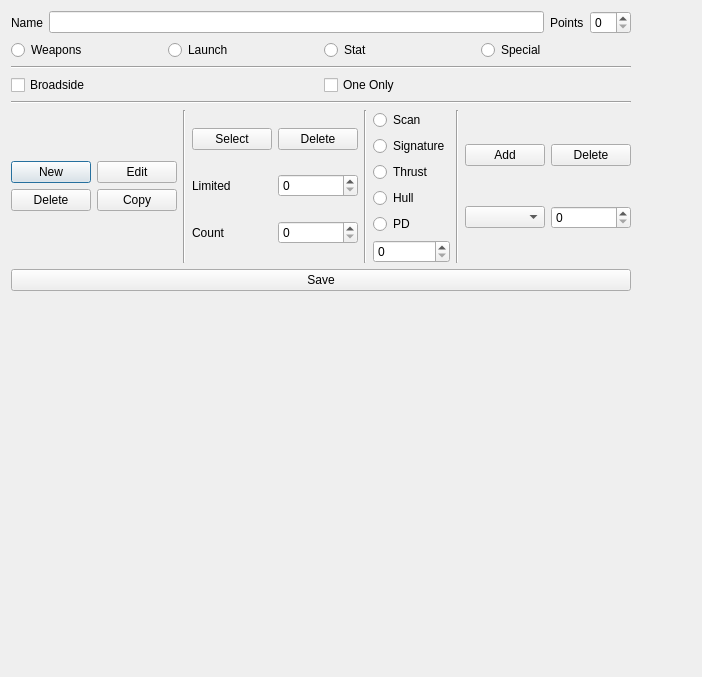
<?xml version="1.0" encoding="UTF-8"?>
<ui version="4.0">
 <class>Scrapyard</class>
 <widget class="QDialog" name="Scrapyard">
  <property name="geometry">
   <rect>
    <x>0</x>
    <y>0</y>
    <width>702</width>
    <height>677</height>
   </rect>
  </property>
  <property name="windowTitle">
   <string>Dialog</string>
  </property>
  <layout class="QFormLayout" name="formLayout">
   <item row="0" column="0">
    <layout class="QGridLayout" name="gridLayout">
     <item row="0" column="0">
      <layout class="QHBoxLayout" name="horizontalLayout_4">
       <item>
        <widget class="QLabel" name="label">
         <property name="text">
          <string>Name</string>
         </property>
        </widget>
       </item>
       <item>
        <widget class="QLineEdit" name="nameEdit"/>
       </item>
       <item>
        <widget class="QLabel" name="label_2">
         <property name="text">
          <string>Points</string>
         </property>
        </widget>
       </item>
       <item>
        <widget class="QSpinBox" name="pointSpin"/>
       </item>
      </layout>
     </item>
     <item row="1" column="0">
      <layout class="QHBoxLayout" name="horizontalLayout_2">
       <item>
        <widget class="QRadioButton" name="typeWeaponRadio">
         <property name="text">
          <string>Weapons</string>
         </property>
         <attribute name="buttonGroup">
          <string notr="true">optTypeRadioGroup</string>
         </attribute>
        </widget>
       </item>
       <item>
        <widget class="QRadioButton" name="typeLaunchRadio">
         <property name="text">
          <string>Launch</string>
         </property>
         <attribute name="buttonGroup">
          <string notr="true">optTypeRadioGroup</string>
         </attribute>
        </widget>
       </item>
       <item>
        <widget class="QRadioButton" name="typeStatRadio">
         <property name="text">
          <string>Stat</string>
         </property>
         <attribute name="buttonGroup">
          <string notr="true">optTypeRadioGroup</string>
         </attribute>
        </widget>
       </item>
       <item>
        <widget class="QRadioButton" name="typeSpecialRadio">
         <property name="text">
          <string>Special</string>
         </property>
         <attribute name="buttonGroup">
          <string notr="true">optTypeRadioGroup</string>
         </attribute>
        </widget>
       </item>
      </layout>
     </item>
     <item row="2" column="0">
      <widget class="Line" name="line_2">
       <property name="orientation">
        <enum>Qt::Horizontal</enum>
       </property>
      </widget>
     </item>
     <item row="3" column="0">
      <layout class="QHBoxLayout" name="horizontalLayout_3">
       <item>
        <widget class="QCheckBox" name="broadsideCheck">
         <property name="text">
          <string>Broadside</string>
         </property>
        </widget>
       </item>
       <item>
        <widget class="QCheckBox" name="singleCheck">
         <property name="text">
          <string>One Only</string>
         </property>
        </widget>
       </item>
      </layout>
     </item>
     <item row="4" column="0">
      <widget class="Line" name="line">
       <property name="orientation">
        <enum>Qt::Horizontal</enum>
       </property>
      </widget>
     </item>
     <item row="5" column="0">
      <layout class="QHBoxLayout" name="horizontalLayout">
       <item>
        <layout class="QVBoxLayout" name="weaponBox">
         <item>
          <layout class="QHBoxLayout" name="weaponButtons">
           <item>
            <layout class="QHBoxLayout" name="horizontalLayout_6">
             <item>
              <layout class="QVBoxLayout" name="verticalLayout_2">
               <item>
                <widget class="QPushButton" name="newWeaponButton">
                 <property name="text">
                  <string>New</string>
                 </property>
                </widget>
               </item>
               <item>
                <widget class="QPushButton" name="deleteWeaponButton">
                 <property name="text">
                  <string>Delete</string>
                 </property>
                </widget>
               </item>
              </layout>
             </item>
             <item>
              <layout class="QVBoxLayout" name="verticalLayout_3">
               <item>
                <widget class="QPushButton" name="editWeaponbutton">
                 <property name="text">
                  <string>Edit</string>
                 </property>
                </widget>
               </item>
               <item>
                <widget class="QPushButton" name="CopyWeaponButton">
                 <property name="text">
                  <string>Copy</string>
                 </property>
                </widget>
               </item>
              </layout>
             </item>
            </layout>
           </item>
          </layout>
         </item>
         <item>
          <layout class="QVBoxLayout" name="weaponLayout"/>
         </item>
        </layout>
       </item>
       <item>
        <widget class="Line" name="line_3">
         <property name="orientation">
          <enum>Qt::Vertical</enum>
         </property>
        </widget>
       </item>
       <item>
        <layout class="QVBoxLayout" name="launchBox_2">
         <item>
          <layout class="QHBoxLayout" name="launchAssetLayout"/>
         </item>
         <item>
          <layout class="QHBoxLayout" name="horizontalLayout_10">
           <item>
            <widget class="QPushButton" name="launchAddButton">
             <property name="text">
              <string>Select</string>
             </property>
            </widget>
           </item>
           <item>
            <widget class="QPushButton" name="launchDeleteButton">
             <property name="text">
              <string>Delete</string>
             </property>
            </widget>
           </item>
          </layout>
         </item>
         <item>
          <layout class="QHBoxLayout" name="horizontalLayout_13">
           <item>
            <widget class="QLabel" name="label_7">
             <property name="text">
              <string>Limited</string>
             </property>
            </widget>
           </item>
           <item>
            <widget class="QSpinBox" name="limitedSpin"/>
           </item>
          </layout>
         </item>
         <item>
          <layout class="QHBoxLayout" name="horizontalLayout_11">
           <item>
            <widget class="QLabel" name="label_8">
             <property name="text">
              <string>Count</string>
             </property>
            </widget>
           </item>
           <item>
            <widget class="QSpinBox" name="launchQuantitySpin"/>
           </item>
          </layout>
         </item>
         <item>
          <layout class="QVBoxLayout" name="launchProfileLayout"/>
         </item>
        </layout>
       </item>
       <item>
        <widget class="Line" name="line_4">
         <property name="orientation">
          <enum>Qt::Vertical</enum>
         </property>
        </widget>
       </item>
       <item>
        <layout class="QVBoxLayout" name="statBox">
         <item>
          <widget class="QRadioButton" name="scanRadio">
           <property name="text">
            <string>Scan</string>
           </property>
           <attribute name="buttonGroup">
            <string notr="true">statTypeRadioGroup</string>
           </attribute>
          </widget>
         </item>
         <item>
          <widget class="QRadioButton" name="sigRadio">
           <property name="text">
            <string>Signature</string>
           </property>
           <attribute name="buttonGroup">
            <string notr="true">statTypeRadioGroup</string>
           </attribute>
          </widget>
         </item>
         <item>
          <widget class="QRadioButton" name="thrustRadio">
           <property name="text">
            <string>Thrust</string>
           </property>
           <attribute name="buttonGroup">
            <string notr="true">statTypeRadioGroup</string>
           </attribute>
          </widget>
         </item>
         <item>
          <widget class="QRadioButton" name="hullRadio">
           <property name="text">
            <string>Hull</string>
           </property>
           <attribute name="buttonGroup">
            <string notr="true">statTypeRadioGroup</string>
           </attribute>
          </widget>
         </item>
         <item>
          <widget class="QRadioButton" name="pdRadio">
           <property name="text">
            <string>PD</string>
           </property>
           <attribute name="buttonGroup">
            <string notr="true">statTypeRadioGroup</string>
           </attribute>
          </widget>
         </item>
         <item>
          <widget class="QSpinBox" name="statBonusSpin"/>
         </item>
        </layout>
       </item>
       <item>
        <widget class="Line" name="line_5">
         <property name="orientation">
          <enum>Qt::Vertical</enum>
         </property>
        </widget>
       </item>
       <item>
        <layout class="QVBoxLayout" name="specialBox">
         <item>
          <layout class="QHBoxLayout" name="horizontalLayout_5">
           <item>
            <widget class="QPushButton" name="specialAddButton">
             <property name="text">
              <string>Add</string>
             </property>
            </widget>
           </item>
           <item>
            <widget class="QPushButton" name="specialDeleteButton">
             <property name="text">
              <string>Delete</string>
             </property>
            </widget>
           </item>
          </layout>
         </item>
         <item>
          <layout class="QHBoxLayout" name="horizontalLayout_7">
           <item>
            <widget class="QComboBox" name="specialSelectCombo"/>
           </item>
           <item>
            <widget class="QSpinBox" name="specialNumSpin"/>
           </item>
          </layout>
         </item>
         <item>
          <layout class="QVBoxLayout" name="specialRosterLayout"/>
         </item>
        </layout>
       </item>
      </layout>
     </item>
     <item row="6" column="0">
      <widget class="QPushButton" name="saveButton">
       <property name="text">
        <string>Save</string>
       </property>
      </widget>
     </item>
    </layout>
   </item>
  </layout>
 </widget>
 <resources/>
 <connections/>
 <buttongroups>
  <buttongroup name="statTypeRadioGroup"/>
  <buttongroup name="optTypeRadioGroup"/>
 </buttongroups>
</ui>
